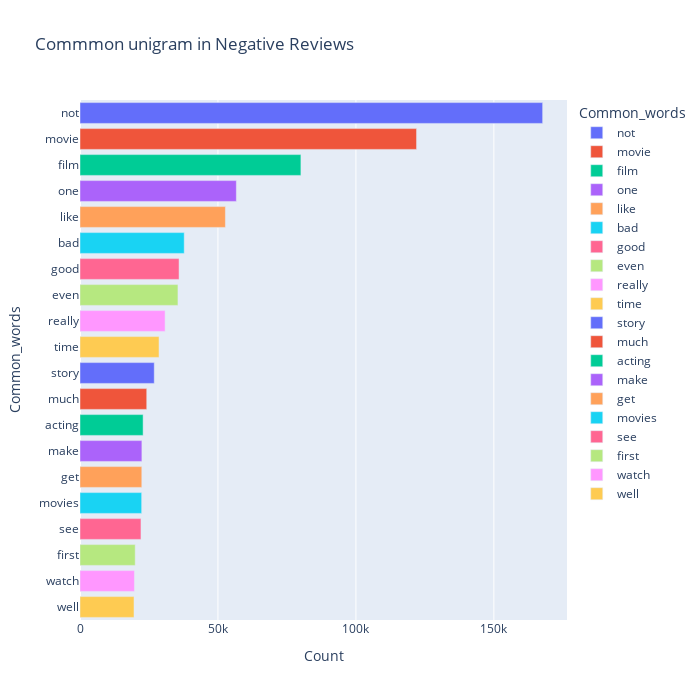

This figure's notebook cell:
### Code cell
#top 20 unigram negative reviews
most_common_uni = get_top_text_ngrams(df.Reviews_clean[df['Ratings']<=4],20,1)
most_common_uni = dict(most_common_uni)
temp = pd.DataFrame(columns = ["Common_words" , 'Count'])
temp["Common_words"] = list(most_common_uni.keys())
temp["Count"] = list(most_common_uni.values())
fig = px.bar(temp, x="Count", y="Common_words", title='Commmon unigram in Negative Reviews', orientation='h', 
             width=700, height=700,color='Common_words')
fig.show()

### Figure 1 — Plotly figure (JSON) as saved in the notebook; plotly's stock layout.template omitted (floating-point values rounded to 4 significant figures)
{"data": [{"alignmentgroup": "True", "hovertemplate": "Common_words=%{y}<br>Count=%{x}<extra></extra>", "legendgroup": "not", "marker": {"color": "#636efa", "pattern": {"shape": ""}}, "name": "not", "offsetgroup": "not", "orientation": "h", "showlegend": true, "textposition": "auto", "type": "bar", "x": [167683], "xaxis": "x", "y": ["not"], "yaxis": "y"}, {"alignmentgroup": "True", "hovertemplate": "Common_words=%{y}<br>Count=%{x}<extra></extra>", "legendgroup": "movie", "marker": {"color": "#EF553B", "pattern": {"shape": ""}}, "name": "movie", "offsetgroup": "movie", "orientation": "h", "showlegend": true, "textposition": "auto", "type": "bar", "x": [121981], "xaxis": "x", "y": ["movie"], "yaxis": "y"}, {"alignmentgroup": "True", "hovertemplate": "Common_words=%{y}<br>Count=%{x}<extra></extra>", "legendgroup": "film", "marker": {"color": "#00cc96", "pattern": {"shape": ""}}, "name": "film", "offsetgroup": "film", "orientation": "h", "showlegend": true, "textposition": "auto", "type": "bar", "x": [80065], "xaxis": "x", "y": ["film"], "yaxis": "y"}, {"alignmentgroup": "True", "hovertemplate": "Common_words=%{y}<br>Count=%{x}<extra></extra>", "legendgroup": "one", "marker": {"color": "#ab63fa", "pattern": {"shape": ""}}, "name": "one", "offsetgroup": "one", "orientation": "h", "showlegend": true, "textposition": "auto", "type": "bar", "x": [56666], "xaxis": "x", "y": ["one"], "yaxis": "y"}, {"alignmentgroup": "True", "hovertemplate": "Common_words=%{y}<br>Count=%{x}<extra></extra>", "legendgroup": "like", "marker": {"color": "#FFA15A", "pattern": {"shape": ""}}, "name": "like", "offsetgroup": "like", "orientation": "h", "showlegend": true, "textposition": "auto", "type": "bar", "x": [52700], "xaxis": "x", "y": ["like"], "yaxis": "y"}, {"alignmentgroup": "True", "hovertemplate": "Common_words=%{y}<br>Count=%{x}<extra></extra>", "legendgroup": "bad", "marker": {"color": "#19d3f3", "pattern": {"shape": ""}}, "name": "bad", "offsetgroup": "bad", "orientation": "h", "showlegend": true, "textposition": "auto", "type": "bar", "x": [37774], "xaxis": "x", "y": ["bad"], "yaxis": "y"}, {"alignmentgroup": "True", "hovertemplate": "Common_words=%{y}<br>Count=%{x}<extra></extra>", "legendgroup": "good", "marker": {"color": "#FF6692", "pattern": {"shape": ""}}, "name": "good", "offsetgroup": "good", "orientation": "h", "showlegend": true, "textposition": "auto", "type": "bar", "x": [35900], "xaxis": "x", "y": ["good"], "yaxis": "y"}, {"alignmentgroup": "True", "hovertemplate": "Common_words=%{y}<br>Count=%{x}<extra></extra>", "legendgroup": "even", "marker": {"color": "#B6E880", "pattern": {"shape": ""}}, "name": "even", "offsetgroup": "even", "orientation": "h", "showlegend": true, "textposition": "auto", "type": "bar", "x": [35500], "xaxis": "x", "y": ["even"], "yaxis": "y"}, {"alignmentgroup": "True", "hovertemplate": "Common_words=%{y}<br>Count=%{x}<extra></extra>", "legendgroup": "really", "marker": {"color": "#FF97FF", "pattern": {"shape": ""}}, "name": "really", "offsetgroup": "really", "orientation": "h", "showlegend": true, "textposition": "auto", "type": "bar", "x": [30849], "xaxis": "x", "y": ["really"], "yaxis": "y"}, {"alignmentgroup": "True", "hovertemplate": "Common_words=%{y}<br>Count=%{x}<extra></extra>", "legendgroup": "time", "marker": {"color": "#FECB52", "pattern": {"shape": ""}}, "name": "time", "offsetgroup": "time", "orientation": "h", "showlegend": true, "textposition": "auto", "type": "bar", "x": [28645], "xaxis": "x", "y": ["time"], "yaxis": "y"}, {"alignmentgroup": "True", "hovertemplate": "Common_words=%{y}<br>Count=%{x}<extra></extra>", "legendgroup": "story", "marker": {"color": "#636efa", "pattern": {"shape": ""}}, "name": "story", "offsetgroup": "story", "orientation": "h", "showlegend": true, "textposition": "auto", "type": "bar", "x": [26911], "xaxis": "x", "y": ["story"], "yaxis": "y"}, {"alignmentgroup": "True", "hovertemplate": "Common_words=%{y}<br>Count=%{x}<extra></extra>", "legendgroup": "much", "marker": {"color": "#EF553B", "pattern": {"shape": ""}}, "name": "much", "offsetgroup": "much", "orientation": "h", "showlegend": true, "textposition": "auto", "type": "bar", "x": [24190], "xaxis": "x", "y": ["much"], "yaxis": "y"}, {"alignmentgroup": "True", "hovertemplate": "Common_words=%{y}<br>Count=%{x}<extra></extra>", "legendgroup": "acting", "marker": {"color": "#00cc96", "pattern": {"shape": ""}}, "name": "acting", "offsetgroup": "acting", "orientation": "h", "showlegend": true, "textposition": "auto", "type": "bar", "x": [22872], "xaxis": "x", "y": ["acting"], "yaxis": "y"}, {"alignmentgroup": "True", "hovertemplate": "Common_words=%{y}<br>Count=%{x}<extra></extra>", "legendgroup": "make", "marker": {"color": "#ab63fa", "pattern": {"shape": ""}}, "name": "make", "offsetgroup": "make", "orientation": "h", "showlegend": true, "textposition": "auto", "type": "bar", "x": [22433], "xaxis": "x", "y": ["make"], "yaxis": "y"}, {"alignmentgroup": "True", "hovertemplate": "Common_words=%{y}<br>Count=%{x}<extra></extra>", "legendgroup": "get", "marker": {"color": "#FFA15A", "pattern": {"shape": ""}}, "name": "get", "offsetgroup": "get", "orientation": "h", "showlegend": true, "textposition": "auto", "type": "bar", "x": [22401], "xaxis": "x", "y": ["get"], "yaxis": "y"}, {"alignmentgroup": "True", "hovertemplate": "Common_words=%{y}<br>Count=%{x}<extra></extra>", "legendgroup": "movies", "marker": {"color": "#19d3f3", "pattern": {"shape": ""}}, "name": "movies", "offsetgroup": "movies", "orientation": "h", "showlegend": true, "textposition": "auto", "type": "bar", "x": [22352], "xaxis": "x", "y": ["movies"], "yaxis": "y"}, {"alignmentgroup": "True", "hovertemplate": "Common_words=%{y}<br>Count=%{x}<extra></extra>", "legendgroup": "see", "marker": {"color": "#FF6692", "pattern": {"shape": ""}}, "name": "see", "offsetgroup": "see", "orientation": "h", "showlegend": true, "textposition": "auto", "type": "bar", "x": [22098], "xaxis": "x", "y": ["see"], "yaxis": "y"}, {"alignmentgroup": "True", "hovertemplate": "Common_words=%{y}<br>Count=%{x}<extra></extra>", "legendgroup": "first", "marker": {"color": "#B6E880", "pattern": {"shape": ""}}, "name": "first", "offsetgroup": "first", "orientation": "h", "showlegend": true, "textposition": "auto", "type": "bar", "x": [20014], "xaxis": "x", "y": ["first"], "yaxis": "y"}, {"alignmentgroup": "True", "hovertemplate": "Common_words=%{y}<br>Count=%{x}<extra></extra>", "legendgroup": "watch", "marker": {"color": "#FF97FF", "pattern": {"shape": ""}}, "name": "watch", "offsetgroup": "watch", "orientation": "h", "showlegend": true, "textposition": "auto", "type": "bar", "x": [19733], "xaxis": "x", "y": ["watch"], "yaxis": "y"}, {"alignmentgroup": "True", "hovertemplate": "Common_words=%{y}<br>Count=%{x}<extra></extra>", "legendgroup": "well", "marker": {"color": "#FECB52", "pattern": {"shape": ""}}, "name": "well", "offsetgroup": "well", "orientation": "h", "showlegend": true, "textposition": "auto", "type": "bar", "x": [19576], "xaxis": "x", "y": ["well"], "yaxis": "y"}], "layout": {"barmode": "relative", "height": 700, "legend": {"title": {"text": "Common_words"}, "tracegroupgap": 0}, "title": {"text": "Commmon unigram in Negative Reviews"}, "width": 700, "xaxis": {"anchor": "y", "autorange": true, "domain": [0, 1], "range": [0, 176500.0], "title": {"text": "Count"}, "type": "linear"}, "yaxis": {"anchor": "x", "autorange": true, "categoryarray": ["well", "watch", "first", "see", "movies", "get", "make", "acting", "much", "story", "time", "really", "even", "good", "bad", "like", "one", "film", "movie", "not"], "categoryorder": "array", "domain": [0, 1], "range": [-0.5, 19.5], "title": {"text": "Common_words"}, "type": "category"}}}
